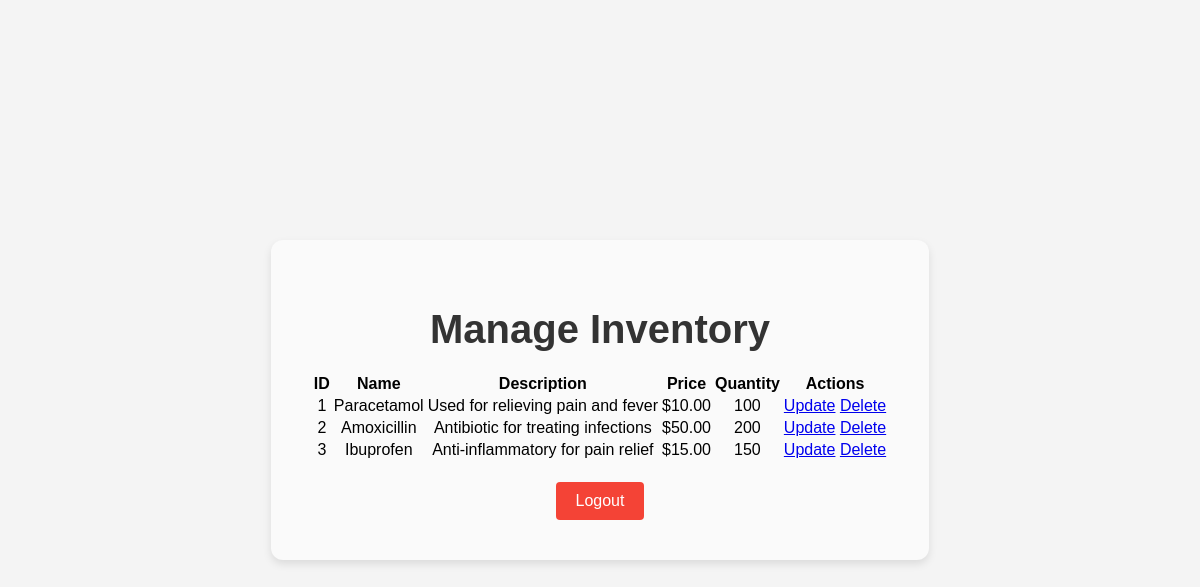
The app's page /admin/manage_inventory.php (signed in) with its own data.
### tables this page shows
CREATE TABLE IF NOT EXISTS medicines (
    id INT AUTO_INCREMENT PRIMARY KEY,
    name VARCHAR(100) NOT NULL,
    description TEXT NOT NULL,
    price DECIMAL(10, 2) NOT NULL,
    quantity INT NOT NULL,
    created_at TIMESTAMP DEFAULT CURRENT_TIMESTAMP,
    updated_at TIMESTAMP DEFAULT CURRENT_TIMESTAMP ON UPDATE CURRENT_TIMESTAMP
);

### admin/manage_inventory.php (the view, shortened to what this page needs)
<?php
include('../db_connection.php');
$medicines_query = "SELECT * FROM medicines";
$medicines_result = mysqli_query($conn, $medicines_query);
?>
<!DOCTYPE html>
<html lang="en">
<head>
    <link rel="stylesheet" href="../styles.css">
</head>
<body>
    <div class="container">
        <h1 class="title">Manage Inventory</h1>
        <table>
            <thead>
                <tr>
                    <th>ID</th>
                    <th>Name</th>
                    <th>Description</th>
                    <th>Price</th>
                    <th>Quantity</th>
                    <th>Actions</th>
                </tr>
            </thead>
            <tbody>
                <?php while($row = mysqli_fetch_assoc($medicines_result)) { ?>
                <tr>
                    <td><?php echo $row['id']; ?></td>
                    <td><?php echo $row['name']; ?></td>
                    <td><?php echo $row['description']; ?></td>
                    <td>$<?php echo $row['price']; ?></td>
                    <td><?php echo $row['quantity']; ?></td>
                    <td>
                        <a href="../update_medicine.php?id=<?php echo $row['id']; ?>">Update</a>
                        <a href="../delete_medicine.php?id=<?php echo $row['id']; ?>" onclick="return confirm('Are you sure you want to delete this medicine?');">Delete</a>
                    </td>
                </tr>
                <?php } ?>
            </tbody>
        </table>
        <a href="../auth/logout.php" class="logout-button">Logout</a>
    </div>
</body>
</html>

### styles.css (style rules this page uses)
body { font-family: Arial, sans-serif; background-color: #f4f4f4; margin: 0; padding: 0; display: flex; justify-content: center; align-items: center; height: 100vh; }
.container { text-align: center; padding: 40px; background-color: #fafafa; border-radius: 12px; box-shadow: 0 4px 8px rgba(0, 0, 0, 0.1); }
.title { font-size: 2.5em; color: #333; margin-bottom: 20px; }
.logout-button { display: inline-block; margin-top: 20px; padding: 10px 20px; background-color: #f44336; color: white; text-decoration: none; border-radius: 4px; }

### records on screen
medicines: id "1", name "Paracetamol", description "Used for relieving pain and fever", price "10.00", quantity "100"
medicines: id "2", name "Amoxicillin", description "Antibiotic for treating infections", price "50.00", quantity "200"
medicines: id "3", name "Ibuprofen", description "Anti-inflammatory for pain relief", price "15.00", quantity "150"
